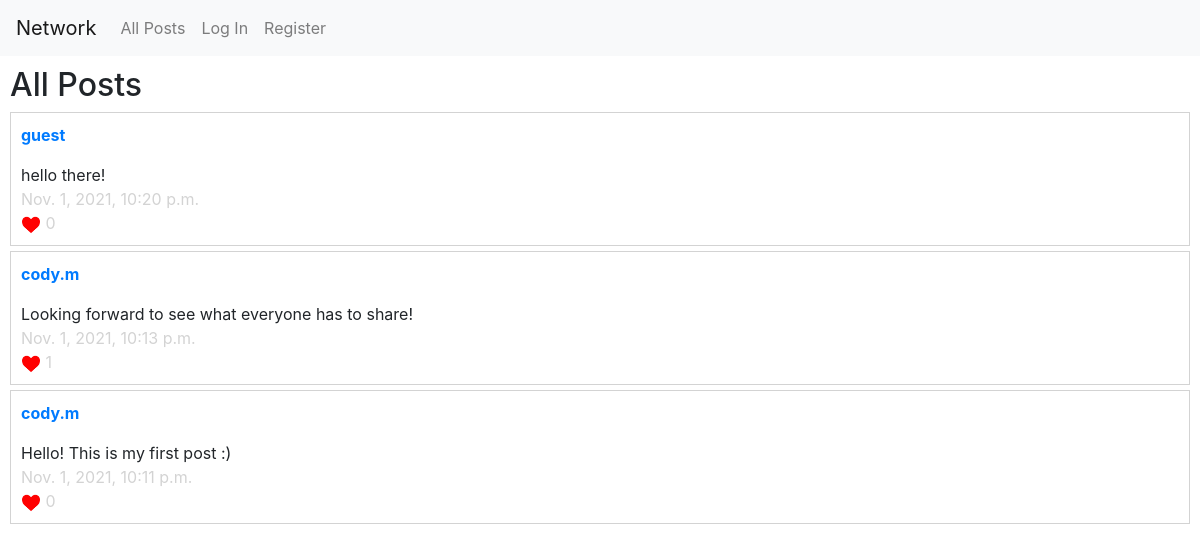
The app's page /social/ with its own data.
### social/models.py (models this page shows, shortened)
class Post(models.Model):
    creator = models.ForeignKey(User, on_delete=models.CASCADE, related_name='posts')
    post = models.CharField(max_length=280)
    timestamp = models.DateTimeField(auto_now_add=True)
    likes = models.IntegerField(default=0)

### landing_page/models.py (models this page shows, shortened)
class User(AbstractUser):
    number_of_followers = models.IntegerField(default=0)
    number_of_followings = models.IntegerField(default=0)

### social/views.py (the view)
# urls.py: path("", views.index, name="index"),
def index(request):
    allPosts = Post.objects.order_by('-timestamp').all()
    paginator = Paginator(allPosts, 10) # Show 10 posts per page
    page_number = request.GET.get('page')
    page_obj = paginator.get_page(page_number)
    return render(request, "social/index.html", {
        "allPosts": page_obj,
        "displayPagination": areMoreThanTenItems(allPosts)
    })

### social/views.py (called while the page is built)
def areMoreThanTenItems(given_list):
    return len(given_list) > 10

### social/templates/social/index.html (shortened to what this page needs)
{% extends "social/layout.html" %}
{% load static %}
{% block body %}
    <div id="all-posts-view">
        <h2>All Posts</h2>
        {% for post in allPosts %}
            <div class="div-border">
                <p>
                    <a href="{% url 'social:profile-page' post.creator.username %}">
                        <b>{{ post.creator.username }}</b>
                    </a>
                </p>
                <div id="postID-{{post.id}}">{{ post.post }}</div>
                <div class="ligthgray-text">{{ post.timestamp }}</div>
                <div>
                    {% if user.is_authenticated %}
                        <button data-postid="{{post.id}}" class="like-btn">
                            <img src="../../static/social/like-logo.png" alt="Like logo" width="20">
                        </button>
                        <span id="likesID-{{post.id}}" class="ligthgray-text">{{ post.likes }}</span>
                    {% else %}
                        <img src="../../static/social/like-logo.png" alt="Like logo" width="20">
                        <span id="likesID-{{post.id}}" class="ligthgray-text">{{ post.likes }}</span>
                    {% endif %}
                 </div>
            </div>
        {% endfor %}
{% endblock %}

### social/static/social/styles.css (style rules this page uses)
.div-border { border: 1px solid lightgray; padding: 10px; margin-bottom: 5px; position: relative; }
.ligthgray-text { color: lightgray; }

### records on screen
Post: creator.username "guest", post "hello there!", timestamp "Nov. 1, 2021, 10:20 p.m.", likes "0"
Post: creator.username "cody.m", post "Looking forward to see what everyone has to share!", timestamp "Nov. 1, 2021, 10:13 p.m.", likes "1"
Post: creator.username "cody.m", post "Hello! This is my first post :)", timestamp "Nov. 1, 2021, 10:11 p.m.", likes "0"
